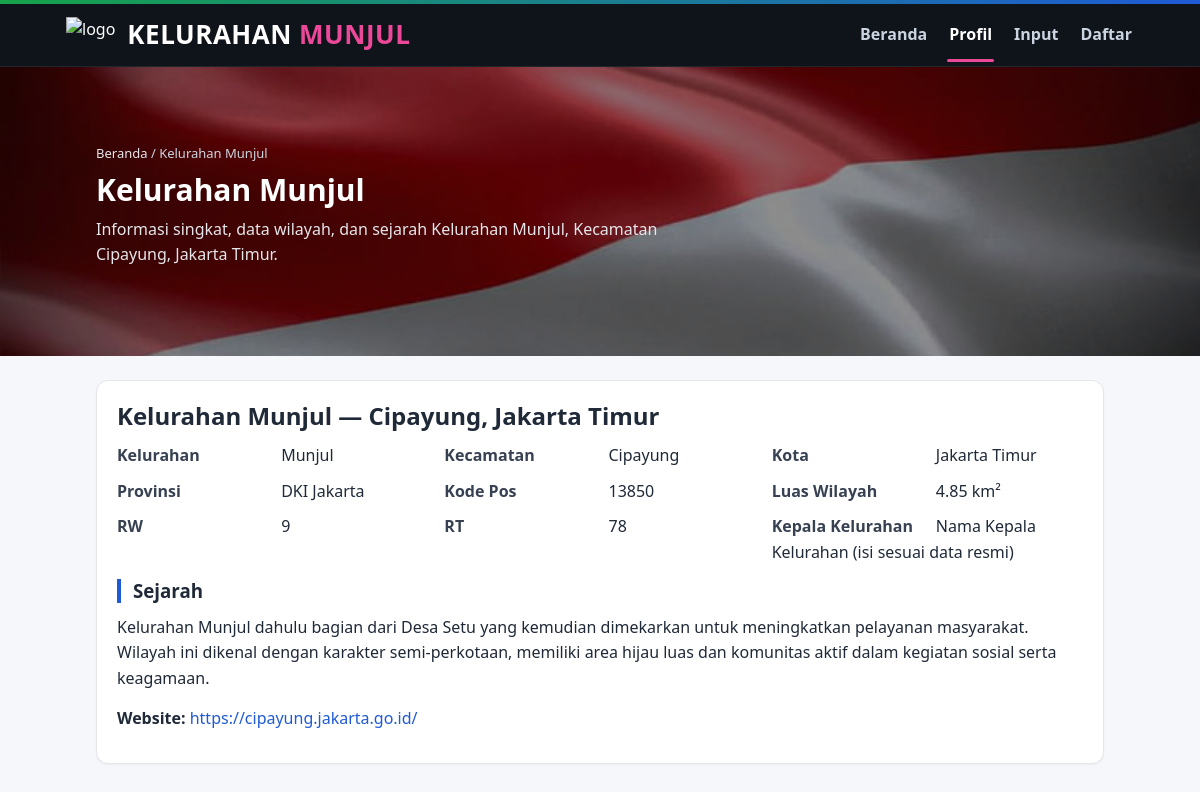
/kelurahan.php, run on the app's committed database.
### tables this page shows
CREATE TABLE `kelurahan` (
  `id_kelurahan` int(11) NOT NULL,
  `nama_kelurahan` varchar(100) DEFAULT 'Munjul',
  `kecamatan` varchar(100) DEFAULT 'Cipayung',
  `kota` varchar(100) DEFAULT 'Jakarta Timur',
  `provinsi` varchar(100) DEFAULT 'DKI Jakarta',
  `kode_pos` varchar(10) DEFAULT '13850',
  `luas_wilayah` decimal(5,2) DEFAULT 4.85,
  `jumlah_rw` int(11) DEFAULT 9,
  `jumlah_rt` int(11) DEFAULT 78,
  `kepala_kelurahan` varchar(100) DEFAULT NULL,
  `sejarah` text DEFAULT NULL,
  `lokasi` varchar(255) DEFAULT NULL,
  `foto_url` varchar(255) DEFAULT NULL
);

### kelurahan.php (the view, shortened to what this page needs)
<?php
require_once __DIR__.'/config/koneksi.php';
$r = $koneksi->query("SELECT * FROM kelurahan LIMIT 1")->fetch_assoc();
$fotoUrl = null;
if (is_array($r)) {
    $fotoUrl = $r['foto_url'] ?? null;
}
if (empty($fotoUrl)) {
    $localPath = __DIR__.'/assets/img/kelurahan-munjul.jpg';
    if (is_file($localPath)) {
        $fotoUrl = 'assets/img/kelurahan-munjul.jpg';
    }
}
?>
<!DOCTYPE html>
<html lang="id">
<head>
  <link rel="stylesheet" href="assets/css/style.css">
</head>
<body>
<nav class="site-header">
  <div class="inner">
    <a class="brand" href="index.php">
      <img src="https://timur.jakarta.go.id/frontend3/images24/jt.png" alt="logo">
      <span class="title">KELURAHAN <span class="accent">MUNJUL</span></span>
    </a>
    <div class="mainnav">
      <a class="nav-link" href="index.php">Beranda</a>
      <a class="nav-link active" href="kelurahan.php">Profil</a>
      <a class="nav-link" href="formulir.php">Input</a>
      <a class="nav-link" href="lihat.php">Daftar</a>
    </div>
  </div>
</nav>
<?php $bg = !empty($fotoUrl) ? $fotoUrl : 'assets/img/kelurahan-munjul.jpg'; ?>
<section class="hero hero-kelurahan" style="background-image:url('<?=htmlspecialchars($bg)?>')">
  <div class="container">
    <div class="breadcrumbs"><a href="index.php">Beranda</a> / <span>Kelurahan Munjul</span></div>
    <h1 class="title">Kelurahan Munjul</h1>
    <p class="subtitle" style="color:#e5e7eb; max-width:70ch;">Informasi singkat, data wilayah, dan sejarah Kelurahan Munjul, Kecamatan Cipayung, Jakarta Timur.</p>
  </div>
</section>
<div class="container">
  <div class="card">
    <h2>Kelurahan Munjul &mdash; Cipayung, Jakarta Timur</h2>
    <?php if($r): ?>
      <div class="profile-grid mt-3">
        <div class="item"><b>Kelurahan</b> <?=htmlspecialchars($r['nama_kelurahan'])?></div>
        <div class="item"><b>Kecamatan</b> <?=htmlspecialchars($r['kecamatan'])?></div>
        <div class="item"><b>Kota</b> <?=htmlspecialchars($r['kota'])?></div>
        <div class="item"><b>Provinsi</b> <?=htmlspecialchars($r['provinsi'])?></div>
        <div class="item"><b>Kode Pos</b> <?=htmlspecialchars($r['kode_pos'])?></div>
        <div class="item"><b>Luas Wilayah</b> <?=htmlspecialchars($r['luas_wilayah'])?> km&sup2;</div>
        <div class="item"><b>RW</b> <?=htmlspecialchars($r['jumlah_rw'])?></div>
        <div class="item"><b>RT</b> <?=htmlspecialchars($r['jumlah_rt'])?></div>
        <div class="item"><b>Kepala Kelurahan</b> <?=htmlspecialchars($r['kepala_kelurahan'] ?: '-')?></div>
      </div>
      <div class="section">
        <h3 class="section-title">Sejarah</h3>
        <p><?=nl2br(htmlspecialchars($r['sejarah']))?></p>
      </div>
      <?php if(!empty($r['lokasi'])): ?>
        <p class="section"><b>Website:</b> <a target="_blank" href="<?=htmlspecialchars($r['lokasi'])?>"><?=htmlspecialchars($r['lokasi'])?></a></p>
      <?php endif; ?>
    <?php else: ?>
      <p class="note">Data kelurahan belum tersedia.</p>
    <?php endif; ?>
  </div>
</div>
</body>
</html>

### assets/css/style.css (style rules this page uses)
:root { --bg: #f5f7fb; --text: #1f2937; --muted: #6b7280; --primary: #1f5ad6; --primary-600: #184bb7; --primary-700: #143f98; --brand-accent: #16a34a; --brand-gold: #f59e0b; --accent-hotpink: #ec4899; --card: #ffffff; --border: #e5e7eb; --accent: #f1f5f9; --shadow: 0 1px 2px rgba(0,0,0,0.05); --dark: #0b1220; --hero-overlay: rgba(0,0,0,.45); }
* { box-sizing: border-box; }
html, body { height: 100%; }
body { margin: 0; font-family: system-ui, -apple-system, "Segoe UI", Roboto, Ubuntu, Cantarell, "Noto Sans", "Helvetica Neue", Arial, "Apple Color Emoji", "Segoe UI Emoji"; background: var(--bg); color: var(--text); line-height: 1.6; -webkit-font-smoothing: antialiased; -moz-osx-font-smoothing: grayscale; }
img { max-width: 100%; height: auto; }
a { color: var(--primary); text-decoration: none; }
h1, h2, h3, h4 { line-height: 1.25; margin: 0 0 12px; }
p { margin: 0 0 12px; }
.container { max-width: 1040px; margin: 24px auto; padding: 0 16px; }
.card { background: var(--card); border: 1px solid var(--border); border-radius: 12px; padding: 20px; box-shadow: var(--shadow); }
nav { position: sticky; top: 0; z-index: 100; background: #fff; border-bottom: 1px solid var(--border); box-shadow: 0 1px 0 rgba(0,0,0,.02); }
nav::before { content: ""; display: block; height: 4px; background: linear-gradient(90deg, var(--brand-accent), var(--primary)); }
nav.site-header { background: #0f131a; color: #e5e7eb; border-bottom: 1px solid rgba(255,255,255,.08); }
nav.site-header .inner { max-width: 1100px; margin: 0 auto; padding: 10px 16px; display:flex; align-items:center; gap: 18px; }
nav.site-header .brand { display: inline-flex; align-items: center; gap: 12px; color: #fff; text-decoration: none; }
nav.site-header .brand img { height: 36px; width: auto; }
nav.site-header .brand .title { font-weight: 800; letter-spacing: .5px; font-size: 26px; }
nav.site-header .brand .title .accent { color: var(--accent-hotpink); }
nav.site-header .mainnav { margin-left: auto; display: flex; gap: 18px; }
nav.site-header .mainnav .nav-link { color: #cbd5e1; text-decoration: none; padding: 8px 2px; position: relative; font-weight: 600; }
nav.site-header .mainnav .nav-link.active { color: #fff; }
nav.site-header .mainnav .nav-link.active::after { content: ""; position: absolute; left: 0; right: 0; bottom: -6px; height: 3px; background: var(--accent-hotpink); border-radius: 3px; }
.mt-3 { margin-top: 12px; }
.hero { background: linear-gradient(135deg, rgba(31,90,214,.08), rgba(22,163,74,.08)), radial-gradient(60% 80% at 0% 0%, rgba(31,90,214,.18), transparent), radial-gradient(60% 80% at 100% 0%, rgba(22,163,74,.18), transparent), #ffffff; border-bottom: 1px solid var(--border); padding: 28px 0; }
.hero .container { display: grid; gap: 8px; }
.hero .title { font-size: 28px; margin: 0; color: #0f172a; }
.hero .subtitle { color: var(--muted); max-width: 72ch; }
.hero-kelurahan { position: relative; color: #fff; padding: 52px 0; border: none; background-color: #0f172a; background-size: cover; background-position: center; }
.hero-kelurahan::before { content: ""; position: absolute; inset: 0; background: var(--hero-overlay); }
.hero-kelurahan .container { position: relative; z-index: 1; }
.hero-kelurahan .title { color: #fff; font-size: 30px; }
.breadcrumbs { color: #cbd5e1; font-size: 13px; }
.breadcrumbs a { color: #e5e7eb; text-decoration: none; }
.profile-grid { display: grid; grid-template-columns: repeat(auto-fit, minmax(240px,1fr)); gap: 10px 16px; }
.profile-grid .item b { display: inline-block; width: 160px; color: #374151; }
.section { margin-top: 14px; }
.section-title { display: inline-block; margin: 0 0 12px; padding-left: 12px; border-left: 4px solid var(--primary); }

### data on the page
kelurahan: nama_kelurahan "Munjul", kecamatan "Cipayung", kota "Jakarta Timur", provinsi "DKI Jakarta", kode_pos "13850", luas_wilayah "4.85", jumlah_rw "9", jumlah_rt "78", kepala_kelurahan "Nama Kepala Kelurahan (isi sesuai data resmi)", sejarah "Kelurahan Munjul dahulu bagian dari Desa Setu yang kemudian dimekarkan untuk meningkatkan pelayanan masyarakat. Wilayah ini dikenal dengan karakter semi-perkotaan, memiliki area hijau luas dan komunitas aktif dalam kegiatan sosial serta keagamaan.", lokasi "https://cipayung.jakarta.go.id/"
